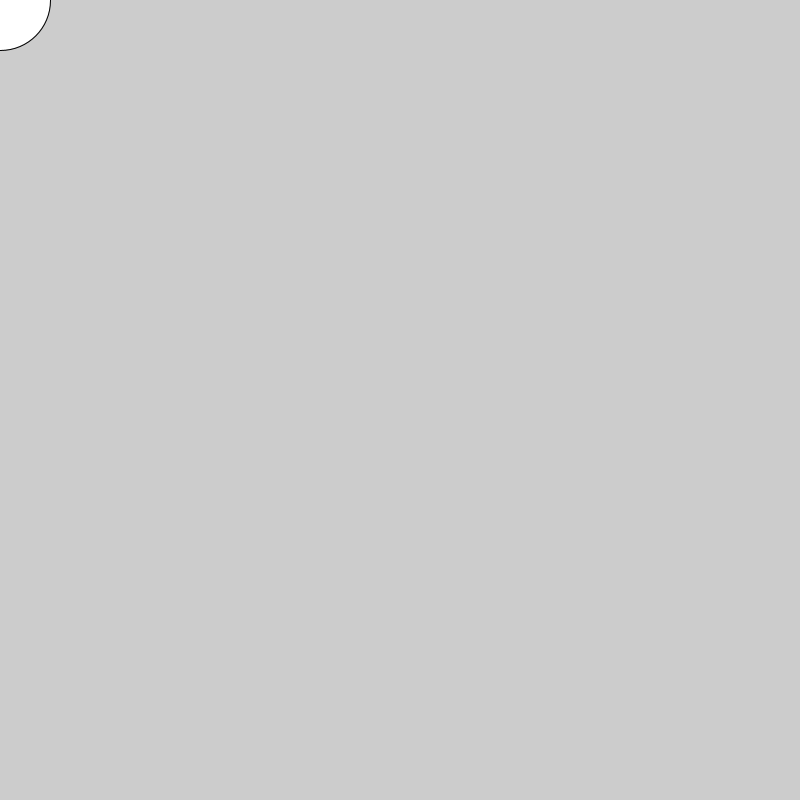
Frame 1 (no input)
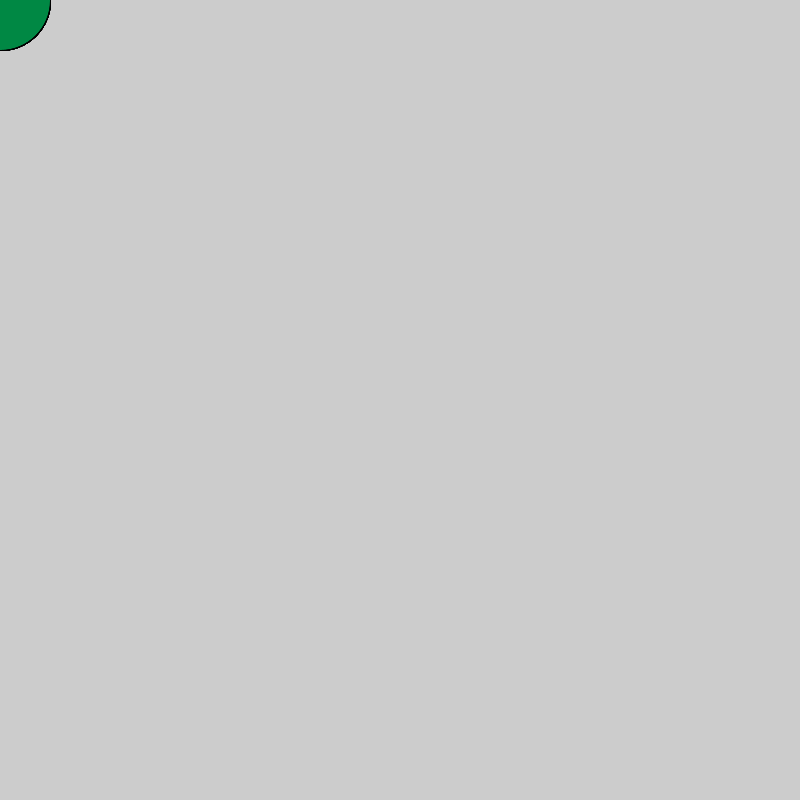
Frame 60 (the mouse pressed at the canvas centre just before this capture)
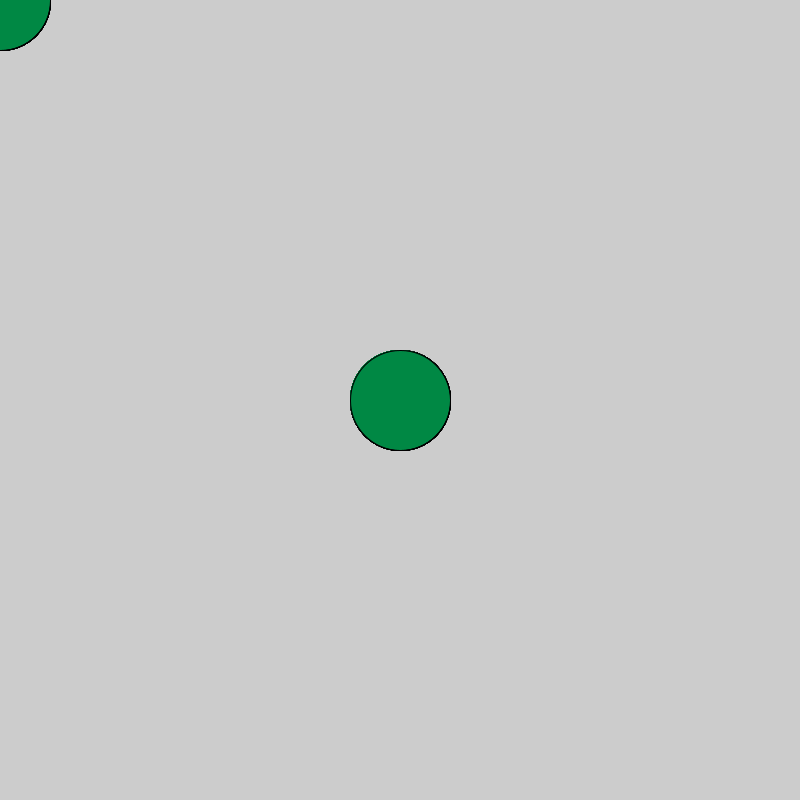
Frame 120 (the mouse held since frame 60 and released just before this capture)

The Processing sketch that drew these frames (run headless with seeded random() and noise(); from frame 60 on, the mouse is pressed at the canvas centre):

// Processing sketch: sketch1
// ── sketch1.pde
void setup(){
  size(800, 800);
}

void draw(){
  ellipse(mouseX,mouseY,100,100);
  fill(0,136,68);
}
